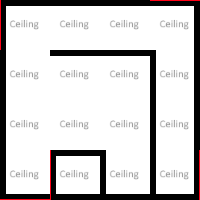

Rendered tile map (Tiled .tmx) drawn with the repository's tilesets; below, a short description and the full map source, tile grids included:
An orthogonal 4x4 tile map with 50x50 px tiles, 4 tile layers (Ground, Ceiling, Walls, WallsInner), 2 tilesets and 10 objects (Helmet, LaserPistol, ButtonSoundPlayer, DialogLocationEntityLevel5).

<map version="1.5" tiledversion="1.7.2" orientation="orthogonal" renderorder="left-up" compressionlevel="0" width="4" height="4" tilewidth="50" tileheight="50" infinite="0" nextlayerid="31" nextobjectid="80">
 <properties>
  <property name="NoAgents" type="bool" value="false" />
  <property name="NoSpawning" type="bool" value="false" />
 </properties>
 <tileset firstgid="1" source="../../_Tiled/Master.tsx" />
 <tileset firstgid="34" source="../../_Tiled/Deco.tsx" />
 <group id="5" name="Floor 0">
  <properties>
   <property name="Height" type="float" value="2.5" />
  </properties>
  <layer id="1" name="Ground" width="4" height="4">
   <properties>
    <property name="Materials" value="[ground]" />
    <property name="Walkable" type="bool" value="true" />
   </properties>
   <data encoding="csv">
4,4,4,4,
4,4,4,4,
4,4,4,4,
4,4,4,4
</data>
  </layer>
  <layer id="28" name="Ceiling" width="4" height="4">
   <properties>
    <property name="AtCeiling" type="bool" value="true" />
    <property name="Materials" value="[ceiling]" />
   </properties>
   <data encoding="csv">
3,3,3,3,
3,3,3,3,
3,3,3,3,
3,3,3,3
</data>
  </layer>
  <layer id="3" name="Walls" width="4" height="4">
   <properties>
    <property name="ConnectToCeiling" type="bool" value="true" />
    <property name="Materials" value="[mainWalls]" />
   </properties>
   <data encoding="csv">
2684354566,3221225477,3221225477,3221225478,
2684354565,0,0,1610612741,
2684354565,0,0,1610612741,
6,5,5,1610612742
</data>
  </layer>
  <layer id="29" name="WallsInner" width="4" height="4">
   <properties>
    <property name="ConnectToCeiling" type="bool" value="true" />
    <property name="Materials" value="[mainWalls]" />
   </properties>
   <data encoding="csv">
0,0,0,0,
0,3221225477,3221225477,2684354565,
0,0,0,2684354565,
0,2684354566,2684354565,2684354565
</data>
  </layer>
  <objectgroup id="4" name="Transitions">
   <object id="72" gid="20" x="50" y="150" width="50" height="50" />
   <object id="73" gid="8" x="150" y="150" width="50" height="50" rotation="90">
    <properties>
     <property name="OneWay" type="bool" value="true" />
     <property name="TargetZone" value="Level3Room1" />
    </properties>
   </object>
  </objectgroup>
  <objectgroup id="27" name="Objects">
   <object id="66" gid="13" x="50" y="50" width="50" height="50" rotation="180">
    <properties>
     <property name="Variable" value="doorLevel5Trap1" />
    </properties>
   </object>
   <object id="68" gid="14" x="100" y="50" width="50" height="50" rotation="180">
    <properties>
     <property name="Variable" value="doorLevel5Door1" />
     <property name="Y" type="int" value="2" />
    </properties>
   </object>
   <object id="69" gid="14" x="100" y="200" width="50" height="50">
    <properties>
     <property name="Variable" value="doorLevel5Trap1" />
     <property name="Y" type="int" value="2" />
    </properties>
   </object>
   <object id="75" name="Helmet" type="Helmet" gid="41" x="100" y="100" width="50" height="50">
    <properties>
     <property name="Y" type="int" value="1" />
    </properties>
   </object>
   <object id="76" name="Gun" type="LaserPistol" gid="40" x="50" y="100" width="50" height="50">
    <properties>
     <property name="Rotate" value="90,0,0" />
     <property name="Y" type="int" value="2" />
    </properties>
   </object>
   <object id="77" gid="13" x="100" y="150" width="50" height="50">
    <properties>
     <property name="Variable" value="doorLevel5Door1" />
    </properties>
   </object>
   <object id="78" type="ButtonSoundPlayer" gid="40" x="0" y="150" width="50" height="50" />
   <object id="79" name="DialogPieceLevel5" type="DialogLocationEntityLevel5" gid="42" x="100" y="100" width="50" height="50" />
  </objectgroup>
 </group>
</map>
